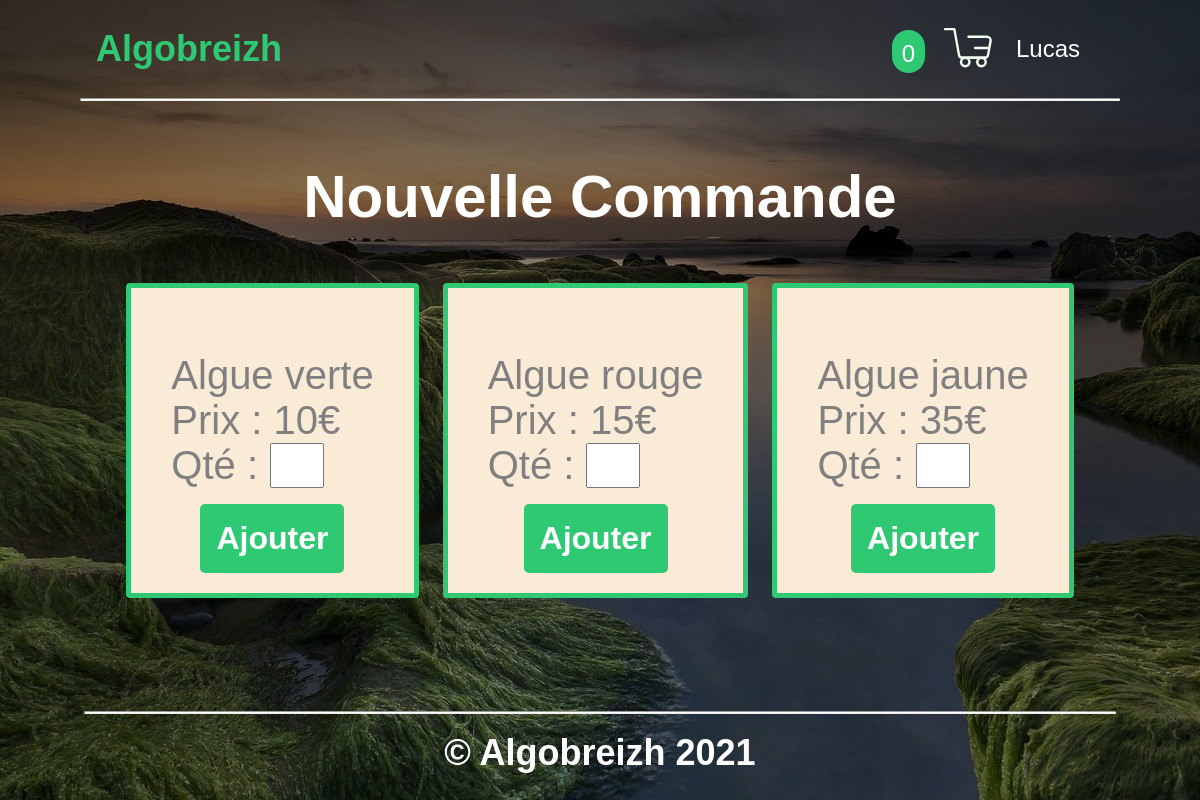
Before: /index.php?action=new-order (signed in) with the older database file.
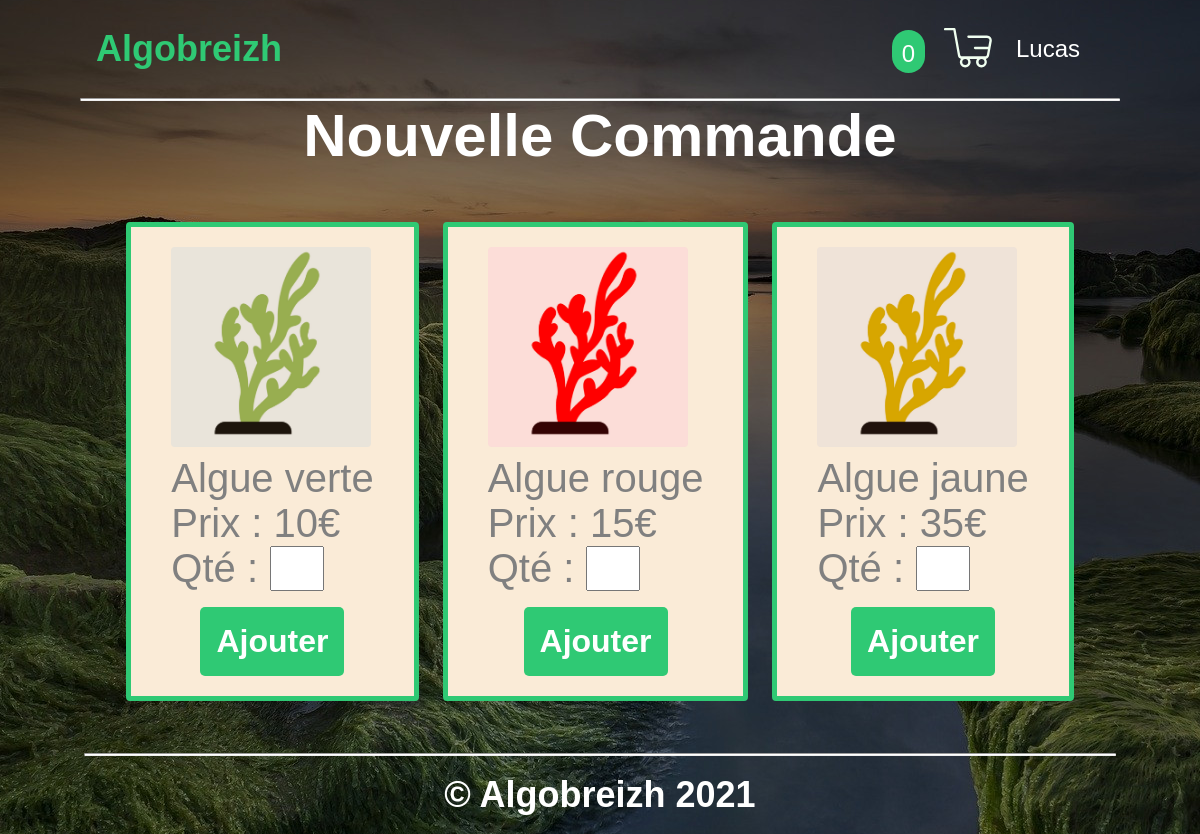
After: the same page with the newer database file.
### tables this page shows
CREATE TABLE `products` (
  `product_id` int PRIMARY KEY AUTO_INCREMENT,
  `ref` varchar(50),
  `price` int,
  `pic` varchar(50)
);

### Controler/OrderControler.php (called while the page is built, shortened)
<?php
require_once 'View/View.php';
require_once 'Model/Order.php';
class OrderControler {
    private $order;
    public function __construct() {
        $this->order = new Order();
    }
    public function newOrder() {
      $vue = new View("newOrder");
      $products = $this->order->getAllProducts();
      $vue->generate(array('products' => $products));
    }
}

### index.php (called while the page is built)
<?php
require 'Controler/Router.php';
$routeur = new Router();
$routeur->routeRequest();
?>

### Model/Order.php (called while the page is built, shortened)
<?php
require_once 'Model/Model.php';
class Order extends Model {
    public function getAllProducts() {
      $sql = "SELECT *
              FROM products as p";
      $product_list = $this->executeRequest($sql);
      return $product_list;
    }
}

### Model/Model.php (called while the page is built)
<?php
abstract class Model {
    private $db;
    protected function executeRequest($sql, $params = null) {
        if ($params == null) {
            $result = $this->getDb()->query($sql);
        }
        else {
            $result = $this->getDb()->prepare($sql);
            $result->execute($params);
        }
        return $result;
    }
    private function getDb() {
        if ($this->db == null) {
            $this->db = new PDO('mysql:host=mysql;dbname=algobreizh;charset=utf8',
                    'algobreizh', 'algobreizh',
                    array(PDO::ATTR_ERRMODE => PDO::ERRMODE_EXCEPTION));
        }
        return $this->db;
    }
}

### View/newOrderView.php (the view, shortened to what this page needs)
<?php
  $this->title = "Nouvelle commande - Algobreizh";
?>
<div class="content">
  <h2 id="azert">Nouvelle Commande</h2>
  <section id="new-order-products-list">
    <?php foreach ($products as $product): ?>
    <div class="product-card">
      <form id="form-add-to-cart-_<?= $product['product_id'] ?>" class="add-to-cart-form" action="index.php?action=add-to-cart&product_id=<?= $product['product_id'] ?>"  method="post">
        <img class="product-icon" src="/content/pics/<?= $product['pic'] ?>.jpeg" alt="<?= $product['pic'] ?>">
        <p><?= $product['ref'] ?></p>
        <p>Prix : <?= $product['price'] ?>€</p>
        <div class="qte-line">
          <p class='qte-p'>Qté : </p> <input id="qty" name='qty' class="input-qty input-qty_<?= $product['product_id'] ?>" type="number" min="1" max="50">
        </div>
        <div class="add-btn-div">
          <button type='submit' class='button add-button'>Ajouter</button>
        </div>
      </form>
    </div>
    <?php endforeach; ?>
  </section>
</div>

### Controler/Router.php (shortened to what this page needs)
<?php
require_once 'Controler/OrderControler.php';
require_once 'View/View.php';
class Router {
    private $signUpCtrl;
    private $loginCtrl;
    private $orderCtrl;
    public function __construct() {
        $this->signUpCtrl = new SignUpControler();
        $this->loginCtrl = new LoginControler();
        $this->orderCtrl = new OrderControler();
    }
    public function routeRequest() {
        try {
            if (isset($_GET['action'])) {
                if ($_GET['action'] == 'login') {
                  $this->loginCtrl->login();
                }
                else if ($_GET['action'] == 'valid-login'){
                  $email = $this->getParam($_POST, 'email');
                  $password = $this->getParam($_POST, 'password');
                  $this->loginCtrl->checkPassword($email, $password);
                }
                else if ($_GET['action'] == 'logout') {
                  session_destroy();
                  $this->loginCtrl->login();
                }
                else if ($_GET['action'] == 'sign-up') {
                  $this->signUpCtrl->signUp();
                }
                else if ($_GET['action'] == 'order') {
                  $this->orderCtrl->order($_GET['order_id'], $_SESSION['email']);
                }
                else if ($_GET['action'] == 'order-list') {
                  $this->orderCtrl->orderList($_SESSION['email']);
                }
                else if ($_GET['action'] == 'new-order') {
                  $this->orderCtrl->newOrder();
                }
            }
        }
        catch (Exception $e) {
            $this->error($e->getMessage());
        }
    }
}

### View/View.php (shortened to what this page needs)
<?php
class View {
    private $file;
    private $title;
    public function __construct($action) {
        $this->file = "View/" . $action . "View.php";
    }
    public function generate($data) {
        $content = $this->generateFile($this->file, $data);
        if (isset($_SESSION['isLoggedIn'])) {
            if ($_SESSION['isLoggedIn']) {
                $cartLinesNb = 0;
                if (isset($_SESSION['cart'])) {
                    $cartLinesNb = count($_SESSION['cart']);
                }
                $navBar = "<span class='cart-badge'>{$cartLinesNb}</span>" .
                          "<a id='cart-a' href='index.php?action=cart'><svg class='cart-icon' enable-background='new 0 0 40 40' id='Слой_1' version='1.1' viewBox='0 0 40 40' xml:space='preserve' xmlns='http://www.w3.org/2000/svg' xmlns:xlink='http://www.w3.org/1999/xlink'><g><path d='M38.9,11.9c-0.8-0.9-1.9-1.5-3.1-1.5H20.4c-0.5,0-1,0.4-1,1c0,0.6,0.5,1,1,1h15.4c0.6,0,1.2,0.3,1.6,0.7   c0.4,0.5,0.6,1.1,0.4,1.7l-0.9,5h-11c-0.5,0-1,0.4-1,1s0.5,1,1,1h10.7l-0.9,4.8c-0.1,0.7-0.8,1.2-1.5,1.2H15   c-0.7,0-1.3-0.5-1.5-1.2L9.6,4.9c-0.1-0.5-0.5-0.8-1-0.8H0.9c-0.5,0-1,0.4-1,1s0.5,1,1,1h6.9l3.8,21c0.2,1.4,1.2,2.4,2.5,2.8   c-0.5,0.7-0.9,1.6-0.9,2.6c0,2.5,2,4.5,4.5,4.5c2.5,0,4.5-2,4.5-4.5c0-0.9-0.3-1.8-0.8-2.5h6.1c-0.5,0.7-0.8,1.6-0.8,2.5   c0,2.5,2,4.5,4.5,4.5c2.5,0,4.5-2,4.5-4.5c0-1-0.3-1.9-0.8-2.6c1.3-0.3,2.4-1.4,2.7-2.8l2.2-11.8C40,14.1,39.7,12.9,38.9,11.9z    M20.2,32.4c0,1.4-1.1,2.5-2.5,2.5s-2.5-1.1-2.5-2.5c0-1.4,1.1-2.5,2.5-2.5S20.2,31,20.2,32.4z M31.3,34.9c-1.4,0-2.5-1.1-2.5-2.5   c0-1.4,1.1-2.5,2.5-2.5c1.4,0,2.5,1.1,2.5,2.5C33.8,33.8,32.7,34.9,31.3,34.9z'/></g>" .
                          " </svg></a>" .
                          "<a href='index.php?action=client-area'>{$_SESSION['name']}</a>";
              }
              else {
                $navBar = "<a href='index.php?action=sign-up'>Inscription</a>" .
                          "<a href='index.php?action=login'>Se connecter</a>";
              }
        }
        else {
            $navBar = "<a href='index.php?action=sign-up'>Inscription</a>" .
                        "<a href='index.php?action=login'>Se connecter</a>";
        }
        $view = $this->generateFile('View/template.php',
                array('title' => $this->title, 'content' => $content, 'navBar' => $navBar));
        echo $view;
    }
    private function generateFile($file, $data) {
        if (file_exists($file)) {
            extract($data);
            require $file;
            return ob_get_clean();
        }
        else {
            throw new Exception("Fichier '$file' introuvable");
        }
    }
}

### View/template.php (shortened to what this page needs)
<!doctype html>
<html lang="fr">
    <head>
        <link rel="stylesheet" href="Content/style.css" />
        <link rel="stylesheet" href="Content/swup.css" />
        <link rel="stylesheet" href="Content/form.css" />
        <link rel="stylesheet" href="Content/client-area.css" />
        <link rel="stylesheet" href="Content/order.css" />
        <link rel="stylesheet" href="Content/cart.css" />
    </head>
    <body>
      <header>
        <nav>
          <div class="logo">
            <a href="index.php"><h2 id="logo-h2">Algobreizh</h2></a>
          </div>
          <div class="nav-bar">
            <?= $navBar ?>
          </div>
        </nav>
        <hr>
      </header>
        <div id="content" class="transition-fade">
            <?= $content ?>
        </div>
      <footer>
        <hr>
        <h2 id="copyright">&copy; Algobreizh 2021</h2>
      </footer>
    </body>
</html>

### Content/style.css (style rules this page uses)
*, html { margin: 0; padding: 0; color: white; }
.content { padding: 0 1em; }
body { color: #bfbfbf; background: black; background-image: url('./pics/background-algue2.jpg'); background-position: center; background-repeat: no-repeat; background-attachment: fixed; font-family: sans-serif; display: flex; flex-direction: column; justify-content: space-between; min-height: 99vh; }
#logo-h2 { color: #2fc974; }
footer { width: 100%; text-align: center; font-size: 1.5em; color: white; }
footer > h2 { padding: 0.5em; }
hr { height: 1px; background-color: white; border-radius: 100px; color: white; }
header > hr { margin: 0 5em; }
footer > hr { margin: 0 3.5em; }
nav { display: flex; margin: 0 4em; font-size: 1.5em; align-items: center; }
.logo > a, .nav-bar > a { text-decoration: none; color: white; padding: 1em; }
.logo { width: 50%; }
.nav-bar { display: flex; width: 50%; justify-content: flex-end; }
.content { display: flex; justify-content: center; text-align: center; flex-direction: column; font-size: 2.5em; }
.button { font-size: 1em; background-color:rgba(0, 0, 0, 0); color: white; border-radius: 10em; padding: 0.5em; border-color: white; font-weight: bold; border-width: 0; border-radius: 5px; border-style: solid; background: #2fc974; color: #fff; }
.cart-icon { width: 2em; margin-top: 0.5em; fill: honeydew; }
#cart-a { padding: 0; }
.cart-badge { padding: 0.4em; margin-right: 0.8em; margin-top: 0.8em; background-color: #2fc974; border-radius: 77px; height: 1em; }

### Content/swup.css (style rules this page uses)
.transition-fade { transition: 0.4s; opacity: 1; }

### Content/order.css (style rules this page uses)
section { padding: 1em; text-align: left; max-width: 10000px; margin: auto; }
.add-button { font-size: 0.8em; margin-top: 0.5em; }
.add-btn-div { text-align: center; }
.product-icon { width:200px; border-radius: 4px; }
#new-order-products-list { display: flex; }
.product-card { padding: 0.5em 1em; margin: 0.3em; border: 5px solid #2fc974; background-color: antiquewhite; border-radius: 4px; }
.product-card > form > p { color: grey; }
.input-qty { width: 50px; color: black; text-align: center; }
.qte-line { display: flex; color: grey; }
.qte-p { margin-right: 0.3em; color: grey; }

Changed rows visible on the page:
changed products "Algue verte": pic: picture added
changed products "Algue rouge": pic: picture added
changed products "Algue jaune": pic: picture added
